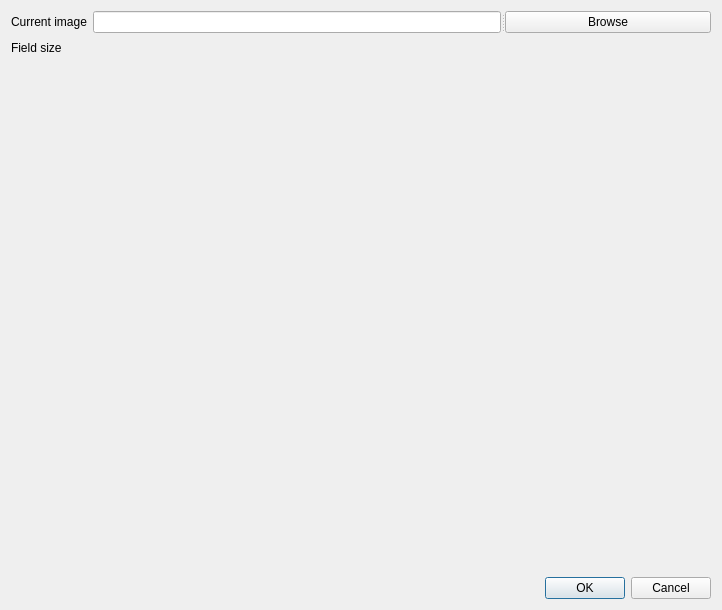
<?xml version="1.0" encoding="UTF-8"?>
<ui version="4.0">
 <class>ConfigDialog</class>
 <widget class="QDialog" name="ConfigDialog">
  <property name="geometry">
   <rect>
    <x>0</x>
    <y>0</y>
    <width>722</width>
    <height>610</height>
   </rect>
  </property>
  <property name="windowTitle">
   <string>ConfigDialog</string>
  </property>
  <layout class="QVBoxLayout" name="verticalLayout">
   <item>
    <widget class="QSplitter" name="splitter">
     <property name="orientation">
      <enum>Qt::Horizontal</enum>
     </property>
     <widget class="QWidget" name="">
      <layout class="QHBoxLayout" name="horizontalLayout">
       <item>
        <widget class="QLabel" name="label">
         <property name="text">
          <string>Current image</string>
         </property>
        </widget>
       </item>
       <item>
        <widget class="QLineEdit" name="browseLineEdit"/>
       </item>
      </layout>
     </widget>
     <widget class="QPushButton" name="browseBtn">
      <property name="text">
       <string>Browse</string>
      </property>
     </widget>
    </widget>
   </item>
   <item>
    <layout class="QHBoxLayout" name="horizontalLayout_2">
     <item>
      <widget class="QLabel" name="label_2">
       <property name="text">
        <string>Field size</string>
       </property>
      </widget>
     </item>
     <item>
      <spacer name="horizontalSpacer">
       <property name="orientation">
        <enum>Qt::Horizontal</enum>
       </property>
       <property name="sizeHint" stdset="0">
        <size>
         <width>318</width>
         <height>17</height>
        </size>
       </property>
      </spacer>
     </item>
     <item>
      <widget class="PuzzleSizeWidget" name="frame">
       <property name="frameShape">
        <enum>QFrame::StyledPanel</enum>
       </property>
       <property name="frameShadow">
        <enum>QFrame::Raised</enum>
       </property>
      </widget>
     </item>
    </layout>
   </item>
   <item>
    <spacer name="verticalSpacer">
     <property name="orientation">
      <enum>Qt::Vertical</enum>
     </property>
     <property name="sizeHint" stdset="0">
      <size>
       <width>20</width>
       <height>489</height>
      </size>
     </property>
    </spacer>
   </item>
   <item>
    <widget class="QDialogButtonBox" name="buttonBox">
     <property name="standardButtons">
      <set>QDialogButtonBox::Cancel|QDialogButtonBox::Ok</set>
     </property>
    </widget>
   </item>
  </layout>
 </widget>
 <customwidgets>
  <customwidget>
   <class>PuzzleSizeWidget</class>
   <extends>QFrame</extends>
   <header location="global">puzzlesizewidget.h</header>
   <container>1</container>
  </customwidget>
 </customwidgets>
 <resources/>
 <connections>
  <connection>
   <sender>buttonBox</sender>
   <signal>accepted()</signal>
   <receiver>ConfigDialog</receiver>
   <slot>run()</slot>
   <hints>
    <hint type="sourcelabel">
     <x>543</x>
     <y>586</y>
    </hint>
    <hint type="destinationlabel">
     <x>86</x>
     <y>450</y>
    </hint>
   </hints>
  </connection>
  <connection>
   <sender>buttonBox</sender>
   <signal>rejected()</signal>
   <receiver>ConfigDialog</receiver>
   <slot>reject()</slot>
   <hints>
    <hint type="sourcelabel">
     <x>666</x>
     <y>587</y>
    </hint>
    <hint type="destinationlabel">
     <x>519</x>
     <y>307</y>
    </hint>
   </hints>
  </connection>
 </connections>
 <slots>
  <slot>run()</slot>
 </slots>
</ui>
